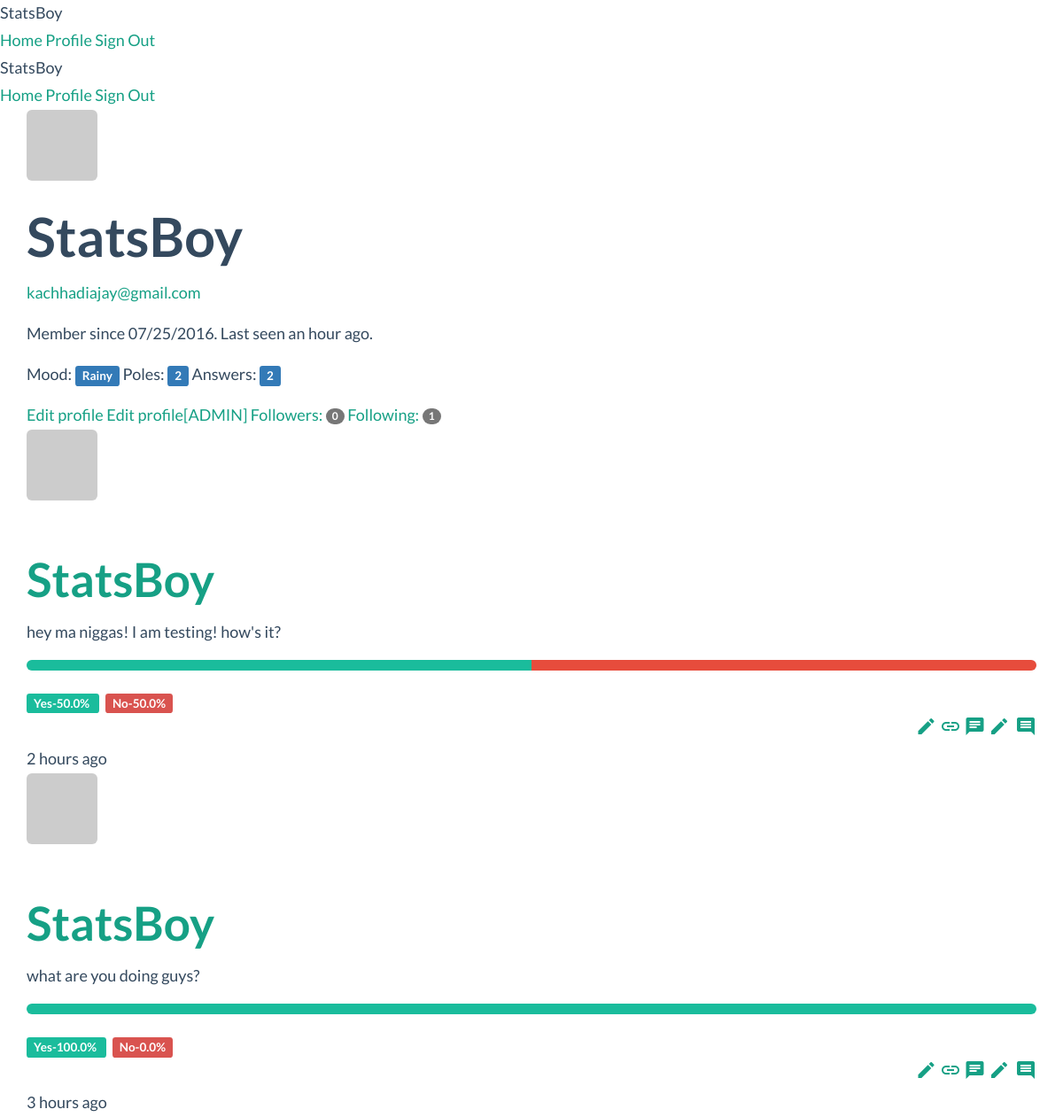
/user/StatsBoy (signed in), run on the app's committed database.
### app/models.py (models this page shows, shortened)
class User(db.Model, UserMixin):
    __tablename__ = 'users'
    id = db.Column(db.Integer, primary_key=True)
    email= db.Column(db.String(64),unique=True,index=True)
    username = db.Column(db.String(64), unique=True, index=True)
    role_id = db.Column(db.Integer, db.ForeignKey('roles.id'))
    password_hash= db.Column(db.String(128))
    confirmed=db.Column(db.Boolean,default=False)
    name=db.Column(db.String(64))
    location=db.Column(db.String(64))
    about_me=db.Column(db.Text())
    member_since=db.Column(db.DateTime(),default=datetime.utcnow)
    last_seen=db.Column(db.DateTime(), default=datetime.utcnow)
    avatar_hash=db.Column(db.String(32))
    posts=db.relationship('Post',backref='author', lazy='dynamic')
    followed=db.relationship('Follow',foreign_keys=[Follow.follower_id],backref=db.backref('follower',lazy='joined'),lazy='dynamic',cascade='all,delete-orphan')
    followers=db.relationship('Follow',foreign_keys=[Follow.followed_id],backref=db.backref('followed',lazy='joined'),lazy='dynamic',cascade='all, delete-orphan')
    comments=db.relationship('Comment',backref='author',lazy='dynamic')
    answers=db.relationship('Answer',backref='advisor',lazy='dynamic')
    mood=db.Column(db.String(64))
    mood_changed=db.Column(db.DateTime())
    def has_answered(self,post):
        return self.answers.filter_by(post_id=post.id).first() is not None
    def gravatar(self,size=100,default='retro',rating='g'):
        if request.is_secure:
            url= 'https://secure.gravatar.com/avatar'
        else:
            url= 'http://www.gravatar.com/avatar'
        hash= self.avatar_hash or hashlib.md5(self.email.encode('utf-8')).hexdigest()
        return '{url}/{hash}?s={size}&d={default}&r={rating}'.format(url=url,hash=hash,size=size,default=default,rating=rating)
    def ping(self):
        self.last_seen =datetime.utcnow()
        db.session.add(self)
    def can(self,permissions):
        return self.role is not None and (self.role.permissions & permissions) == permissions
    def is_administrator(self):
        return self.can(Permission.ADMINISTER)
    @property
    def password(self):
        raise AttributeError('password is not a readable attribute.')

class Post(db.Model):
    __tablename__='posts'
    id=db.Column(db.Integer,primary_key=True)
    body=db.Column(db.Text)
    timestamp=db.Column(db.DateTime,index=True,default=datetime.utcnow)
    author_id=db.Column(db.Integer,db.ForeignKey('users.id'))
    body_html=db.Column(db.Text)
    comments=db.relationship('Comment',backref='post',lazy='dynamic')
    answers=db.relationship('Answer',backref='question',lazy='dynamic')

### app/main/views.py (the view)
@main.route('/user/<username>')
def user(username):
    user=User.query.filter_by(username=username).first()
    if user is None:
        abort(404)
    posts=user.posts.order_by(Post.timestamp.desc()).all()
    return render_template('user.html',user=user,posts=posts)

### app/auth/views.py (called while the page is built)
@auth.before_app_request
def before_request():
    if current_user.is_authenticated():
        current_user.ping()
        if not current_user.confirmed and request.endpoint[:5] !='auth.':
            return redirect(url_for('auth.unconfirmed'))

### app/main/__init__.py (called while the page is built)
@main.app_context_processor
def inject_permissions():
    return dict(Permission=Permission)

### app/models.py (called while the page is built)
@login_manager.user_loader
def load_user(user_id):
    return User.query.get(int(user_id))

### app/templates/user.html (shortened to what this page needs)
{% extends "base.html" %}
{% block page_content %}
<div class="mdl-grid">
  <div class="mdl-cell mdl-cell--4-col">
<img class="img-rounded profile-thumbnail" src="{{user.gravatar(size=256)}}">
  </div>
<div class="mdl-cell mdl-cell--8-col">
  <h1>{{user.username}}</h1>
  {% if current_user.is_administrator() %}
  <p><a href="mailto:{{user.email}}">{{user.email}}</a></p>
  {% endif %}
  <p>
    Member since {{ moment(user.member_since).format('L')}}.
    Last seen {{moment(user.last_seen).fromNow()}}.
  </p>
  {% if user.mood %}
  <p>
    Mood:&nbsp<span class="label label-primary">{{user.mood}}</span>
    Poles:&nbsp<span class="label label-primary">{{user.posts.count()}}</span>
    Answers:&nbsp<span class="label label-primary">{{user.answers.count()}}</span>
  </p>
  {%endif%}
  {% if user == current_user %}
  <a class="mdl-button mdl-js-button mdl-button--raised mdl-js-ripple-effect mdl-button--colored" href="{{ url_for('.edit_profile')}}">
    Edit profile
  </a>
  {% endif %}
  {% if current_user.is_administrator() %}
  <a class="mdl-button mdl-js-button mdl-button--raised mdl-js-ripple-effect mdl-button--colored" href="{{ url_for('.edit_profile_admin',id=user.id)}}">
    Edit profile[ADMIN]
  </a>
  {% endif %}
  {% if current_user.is_administrator() %}
  <a href="{{url_for('.followers',username=user.username)}}">Followers: <span class="badge">{{ user.followers.count()-1}}</span></a>
  <a href="{{ url_for('.followed_by',username=user.username)}}">Following: <span class="badge">{{user.followed.count()-1}}</span></a>
  {% else %}
  <a href="{{url_for('.followers',username=user.username)}}">Followers: <span class="badge">{{ user.followers.count()-1}}</span></a>
  <a href="{{ url_for('.followed_by',username=user.username)}}">Following: <span class="badge">{{user.followed.count()-2}}</span></a>
  {% endif %}
</div>
</div>
<div class="mdl-grid">
  <div class="mdl-cell mdl-cell--12-col">
{% include "_posts.html" %}
</div>
</div>
{% endblock %}

### app/templates/_posts.html (shortened to what this page needs)
    {% for post in posts %}
            <div class="mdl-cell mdl-cell--12-col card-lesson mdl-card mdl-color--white mdl-shadow--2dp">
  <div class="mdl-card__title">
    <img class="img-rounded profile-thumbnail media-object" src="{{ post.author.gravatar(size=40) }}">&nbsp
    <h2 class="mdl-card__title-text"><a href="{{ url_for('.user', username=post.author.username) }}">{{ post.author.username }}</a></h2>
  </div>
  <div class="mdl-card__supporting-text">
    {% if post.body_html %}
  {{ post.body_html | safe }}
  {% else %}
  {{ post.body }}
  {% endif %}
  {% if current_user.has_answered(post)==True %}
  <div class="progress">
    <div class="progress-bar progress-bar-primary" style="width: {{ ((post.answers.filter_by(opinion=True).count())/(post.answers.count())*100)}}%;"></div>
    <div class="progress-bar progress-bar-danger" style="width:{{100-((post.answers.filter_by(opinion=True).count())/(post.answers.count())*100)}}% ;"></div>
  </div>
  <span class="label label-green">Yes-{{((post.answers.filter_by(opinion=True).count())/(post.answers.count())*100)}}% </span>&nbsp
  <span class="label label-danger">No-{{100-((post.answers.filter_by(opinion=True).count())/(post.answers.count())*100)}}% </span>
  {% endif %}
</div>
  <div class="mdl-card__actions mdl-card--border">
    <div class="mdl-grid">
  <div class="mdl-cell mdl-cell--6-col text-right">
    {% if current_user == post.author %}
    <a href="{{url_for('.edit',id=post.id)}}" class="material-icons mdl-badge mdl-badge--overlap">edit</a>
    {% elif current_user.is_administrator() %}
    <a href="{{url_for('.edit',id=post.id)}}" class="material-icons mdl-badge mdl-badge--overlap">border color</a>
    {% endif %}
    <a href="{{url_for('.post',id=post.id)}}" class="material-icons mdl-badge mdl-badge--overlap">link</a>
    <a href="{{ url_for('.post',id=post.id)}}#comments" class=" material-icons mdl-badge mdl-badge--overlap" data-badge="{{ post.comments.count()}}">chat</a>
    {% if current_user.can(Permission.MODERATE_COMMENTS) %}
    <a href="{{ url_for('.moderate')}}" class="material-icons mdl-badge mdl-badge--overlap">mode comment</a>
    {% endif %}
  </div>
  </div>
  <div class="mdl-card__menu">
   {{ moment(post.timestamp).fromNow()}}
 </div>
</div>
</div>
    {% endfor %}

### app/static/styles.css (style rules this page uses)
.label-green { background-color: #1abc9c; }

### data on the page
User: username "StatsBoy", email "kachhadiajay@gmail.com", member_since "07/25/2016", last_seen "an hour ago", mood "Rainy"
Post: author.username "StatsBoy", body_html "hey ma niggas! I am testing! how's it?", answers "50.0", timestamp "2 hours ago"
Post: author.username "StatsBoy", body_html "what are you doing guys?", answers "100.0", answers "0.0", timestamp "3 hours ago"

### other printed values
{{ user.posts.count() }} "2"
{{ user.answers.count() }} "2"
{{ user.followers.count()-1 }} "0"
{{ user.followed.count()-1 }} "1"
